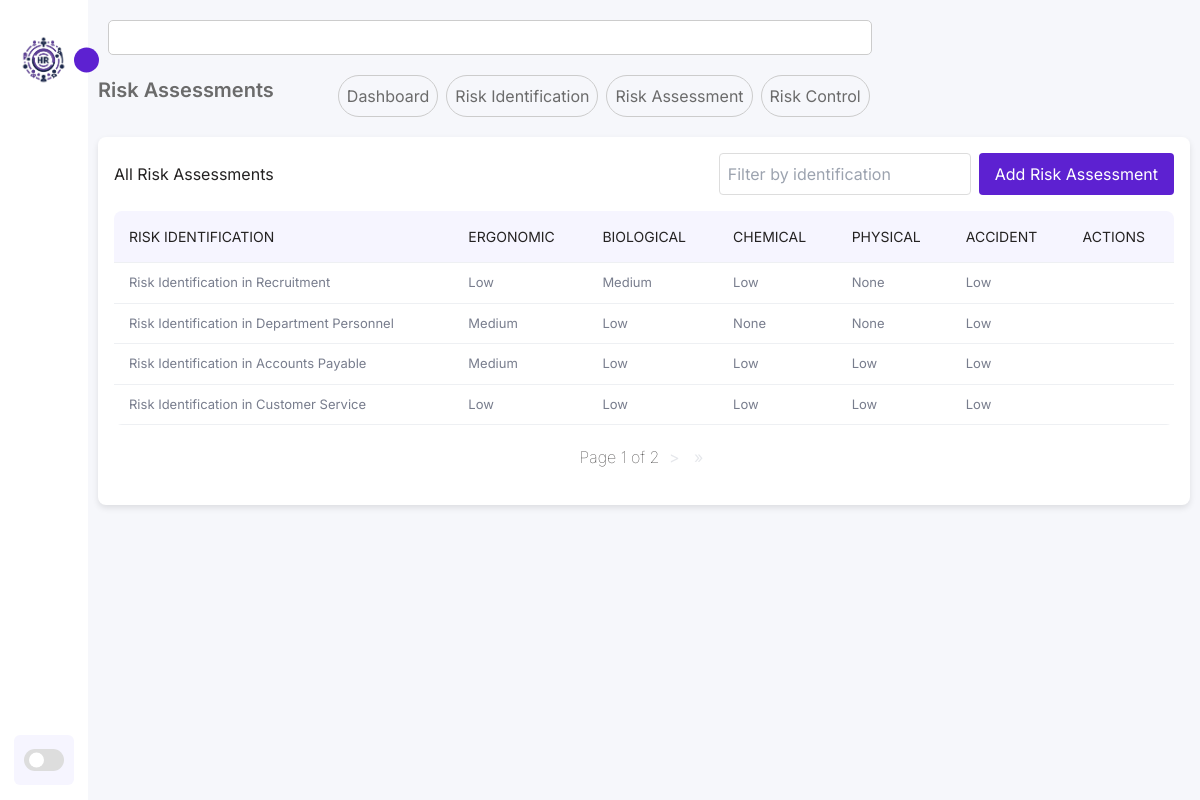
/risk-analysis/risk-assessment/, run on the app's committed database.
### osha_riskanalysis/models.py (models this page shows, shortened)
class RiskAssessment(models.Model):
    risk_identification = models.ForeignKey(RiskIdentification, on_delete=models.CASCADE)
    ergonomic = models.CharField(max_length=20, choices=[('Low', 'Low'), ('Medium', 'Medium'), ('High', 'High'), ('None', 'None')])
    biological = models.CharField(max_length=20, choices=[('Low', 'Low'), ('Medium', 'Medium'), ('High', 'High'), ('None', 'None')])
    chemical = models.CharField(max_length=20, choices=[('Low', 'Low'), ('Medium', 'Medium'), ('High', 'High'), ('None', 'None')])
    physical = models.CharField(max_length=20, choices=[('Low', 'Low'), ('Medium', 'Medium'), ('High', 'High'), ('None', 'None')])
    accident = models.CharField(max_length=20, choices=[('Low', 'Low'), ('Medium', 'Medium'), ('High', 'High'), ('None', 'None')])

class RiskIdentification(models.Model):
    area = models.ForeignKey(Area, on_delete=models.CASCADE)
    number_of_employees = models.IntegerField()
    area_description = models.TextField()
    equipment_description = models.TextField()
    def __str__(self):
        return f'Risk Identification in {self.area.name}'

### department/models.py (models this page shows, shortened)
class Area(models.Model):
    name = models.CharField(max_length=100)
    description = models.TextField(null=True, blank=True)
    department = models.ForeignKey(Department, on_delete=models.CASCADE, related_name='areas')

### osha_riskanalysis/views.py (the view)
# urls.py: path('risk-assessment/', views.risk_assessment_list, name='risk_assessment_list'),
def risk_assessment_list(request):
    assessments = RiskAssessment.objects.all()
    paginator = Paginator(assessments, 4)
    page_number = request.GET.get('page')
    page_obj = paginator.get_page(page_number)
    return render(request, 'risk_assessment_list.html', {'page_obj': page_obj})

### osha_riskanalysis/templates/risk_assessment_list.html (shortened to what this page needs)
{% extends 'base_generic.html' %}
{% load static %}
{% block extra_styles %}
    <link rel="stylesheet" href="{% static 'css/lists.css' %}">
{% endblock %}
{% block content %}
<section class="main-title">
    <h1>Risk Assessments</h1>
    <div class="buttons">
        <a class="sub-item" href="{% url 'dashboard' %}">Dashboard</a>
        <a class="sub-item" href="{% url 'risk_identification_list' %}">Risk Identification</a>
        <a class="sub-item" href="{% url 'risk_assessment_list' %}">Risk Assessment</a>
        <a class="sub-item" href="{% url 'risk_control_list' %}">Risk Control</a>
    </div>
</section>
<div class="card">
    <div class="card-header">
        <h2>All Risk Assessments</h2>
        <div class="filters">
            <input type="search" placeholder="Filter by identification" class="filter-input" />
            <button class="btn_add"><a href="{% url 'risk_assessment_create' %}">Add Risk Assessment</a></button>
        </div>
    </div>
    <div class="board">
        <table width="100%">
            <thead>
                <tr>
                    <td>Risk Identification</td>
                    <td>Ergonomic</td>
                    <td>Biological</td>
                    <td>Chemical</td>
                    <td>Physical</td>
                    <td>Accident</td>
                    <td>Actions</td>
                </tr>
            </thead>
            <tbody>
                {% for assessment in page_obj %}
                <tr>
                    <td class="people-des"><p>{{ assessment.risk_identification }}</p></td>
                    <td class="people-des"><p>{{ assessment.ergonomic }}</p></td>
                    <td class="people-des"><p>{{ assessment.biological }}</p></td>
                    <td class="people-des"><p>{{ assessment.chemical }}</p></td>
                    <td class="people-des"><p>{{ assessment.physical }}</p></td>
                    <td class="people-des"><p>{{ assessment.accident }}</p></td>
                    <td class="table-icons">
                    </td>
                </tr>
                {% endfor %}
            </tbody>
        </table>
    </div>
    <div class="pagination">
        <span class="step-links">
            <span class="current">
                Page {{ page_obj.number }} of {{ page_obj.paginator.num_pages }}
            </span>
            {% if page_obj.has_next %}
                <a href="?page={{ page_obj.next_page_number }}">&gt;</a>
                <a href="?page={{ page_obj.paginator.num_pages }}"> &raquo;</a>
            {% endif %}
        </span>
    </div>
</div>
{% endblock %}

### static/css/style.css (style rules this page uses)
:root { --color-dark: #1D2231; --text-grey: #8390A2; --bg-body: #f6f7fb; --bg-main: #ffffff; --main-color: #5d21d1; --text-white: #ffffff; --body-color: #E4E9F7; --sidebar-color: #FFF; --primary-color: #5d21d1; --primary-color-light: #F6F5FF; --toggle-color: #DDD; --text-color: #242222; --tran-03: all 0.2s ease; --tran-04: all 0.3s ease; --tran-05: all 0.3s ease; }
* { padding: 0; margin: 0; box-sizing: border-box; list-style-type: none; text-decoration: none; font-family: 'Inter', sans-serif; }
body { height: 100vh; background: var(--bg-body); margin: 1rem 3rem; }
.main-title { display: flex; gap: 4rem; margin-bottom: 20px; }
.main-title h1 { font-size: 20px; font-weight: 600; color: #6b6b6b; }
.buttons { display: flex; gap: 0.5rem; }
.buttons .sub-item { background: transparent; padding: 0.5rem 0.5rem; border: solid 1px #ccc; border-radius: 30px; color: #6b6b6b; }
.pagination { margin: 20px 0; text-align: center; color: var(--text-color); }
.step-links a { margin: 0 5px; text-decoration: none; color: #e5e7eb; }
.step-links .current { font-weight: lighter; }

### static/css/lists.css (style rules this page uses)
.card { background-color: var(--bg-main); border-radius: 8px; box-shadow: 0 3px 6px rgba(0, 0, 0, 0.1); padding: 1rem; margin-bottom: 1rem; width: 100%; max-width: 100%; }
.card-header { display: flex; justify-content: space-between; align-items: center; margin-bottom: 1rem; color: var(--text-color); }
.filters { display: flex; gap: 0.5rem; }
.filter-input, .filter-select { padding: 0.5rem; border: 1px solid #ddd; border-radius: 4px; }
.btn_add { padding: 0.2rem 1rem; border-radius: 4px; border: none; background-color: var(--main-color); color: var(--text-white); cursor: pointer; }
.board { width: 100%; overflow: auto; background: #fff; border-radius: 8px; }
.board p { font-weight: 400; font-size: 13px; color: #787d8d; }
table { border-collapse: collapse; width: 100%; }
tr { border-bottom: 1px solid #eef0f3; }
thead td { font-size: 14px; text-transform: uppercase; font-weight: 400; background: #F9FAFB; text-align: start; padding: 15px; }
tbody tr td { padding: 10px 15px; }
table { border-collapse: collapse; }
thead td { font-size: 12px; text-transform: uppercase; font-weight: 400; background: #F9FAFB; text-align: start; padding: 10px; }
tbody tr td { padding: 10px 10px; }
table { border-collapse: collapse; width: 100%; background-color: var(--bg-main); color: var(--text-color); }
thead td { font-size: 14px; text-transform: uppercase; font-weight: 400; background: var(--primary-color-light); text-align: start; padding: 15px; }

### data on the page
RiskAssessment: risk_identification "Risk Identification in Recruitment", ergonomic "Low", biological "Medium", chemical "Low", physical "None", accident "Low"
RiskAssessment: risk_identification "Risk Identification in Department Personnel", ergonomic "Medium", biological "Low", chemical "None", physical "None", accident "Low"
RiskAssessment: risk_identification "Risk Identification in Accounts Payable", ergonomic "Medium", biological "Low", chemical "Low", physical "Low", accident "Low"
RiskAssessment: risk_identification "Risk Identification in Customer Service", ergonomic "Low", biological "Low", chemical "Low", physical "Low", accident "Low"

### other printed values
{{ page_obj.number }} "1"
{{ page_obj.paginator.num_pages }} "2"
